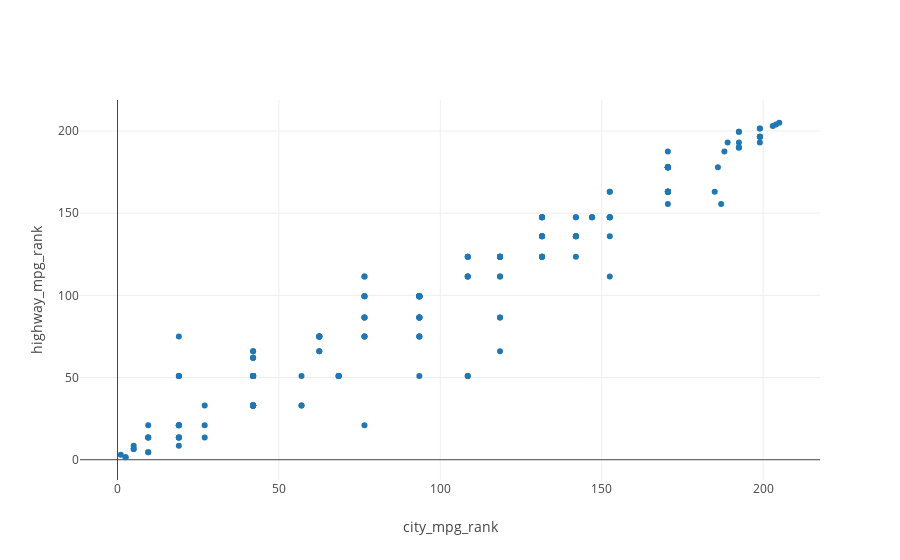

Notebook source saved alongside this figure:
### Markdown cell above
### I will plot the rank of the two variables as below.

### Code cell
from graph import trace_values, plot
trace_rank = trace_values(reduced_X.city_mpg.rank(), reduced_X.highway_mpg.rank())
plot([trace_rank], layout = {'xaxis': {'title': 'city_mpg_rank'}, 'yaxis': {'title': 'highway_mpg_rank'}})

### Figure 1 — Plotly figure (JSON) as saved in the notebook; plotly's stock layout.template omitted (floating-point values rounded to 4 significant figures; data arrays with more than 128 entries replaced by an {"elided": "..."} marker saying what was removed)
{"data": [{"mode": "markers", "name": "data", "text": [], "type": "scatter", "uid": "a5ecbae1-e677-4d78-b610-3003d3005fe8", "x": {"elided": "205 float values"}, "y": {"elided": "205 float values"}}], "layout": {"xaxis": {"title": {"text": "city_mpg_rank"}}, "yaxis": {"title": {"text": "highway_mpg_rank"}}}}
